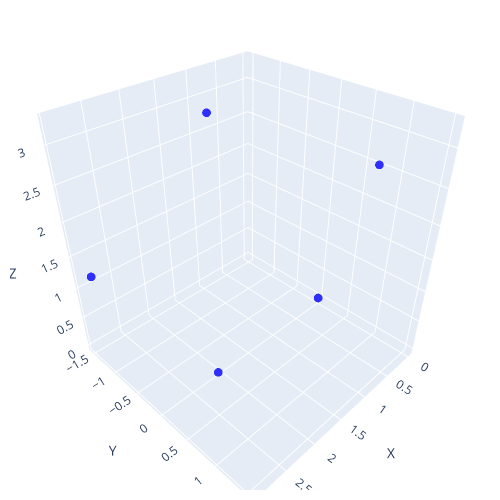

Write notebook code for a chart like this one.
### Code cell
cif_path = df_MP['cif'][0]
parser = CifParser(cif_path)

structure = parser.parse_structures(primitive=True)[0]

coords = structure.make_supercell(1).cart_coords

# Create the trace
trace = go.Scatter3d(
    x=coords[:, 0],
    y=coords[:, 1],
    z=coords[:, 2],
    mode='markers',
    marker=dict(
        size=3,
        color='blue',
        opacity=0.8
    )
)

# Create the layout
layout = go.Layout(
    scene=dict(
        xaxis=dict(title='X'),
        yaxis=dict(title='Y'),
        zaxis=dict(title='Z')
    ),
    width=500,
    height=500,
    margin=dict(l=10, r=10, b=10, t=10),
)

# Create the figure
fig = go.Figure(data=[trace], layout=layout)

# Show the figure
fig.show()

### Figure 1 — Plotly figure (JSON) as saved in the notebook; plotly's stock layout.template omitted (floating-point values rounded to 4 significant figures)
{"data": [{"marker": {"color": "blue", "opacity": 0.8, "size": 3}, "mode": "markers", "type": "scatter3d", "x": [0, 1.29, 2.837, 1.193, 2.934], "y": [0, 1.511, -1.511, -1.019, 1.019], "z": [0, 3.259, 1.138, 3.015, 1.382]}], "layout": {"height": 500, "margin": {"b": 10, "l": 10, "r": 10, "t": 10}, "scene": {"xaxis": {"title": {"text": "X"}}, "yaxis": {"title": {"text": "Y"}}, "zaxis": {"title": {"text": "Z"}}}, "width": 500}}
